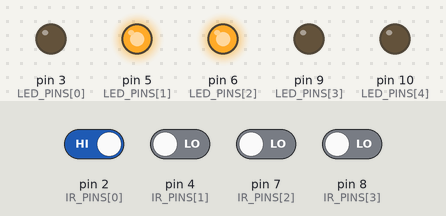
Recording of a sketch running on a simulated Arduino Uno, built with avr-gcc and run on an emulated ATmega328P. Parts: output pins drawn as LEDs (lit = HIGH). The test bench sets the inputs (shaded band); at power-on: pin 2 (IR_PINS[0]) HIGH, pin 4 (IR_PINS[1]), pin 7 (IR_PINS[2]), pin 8 (IR_PINS[3]) LOW.

Above: at 1.2 s.
1.3 s: pin 2 (IR_PINS[0]) driven LOW
At 2.3 s:
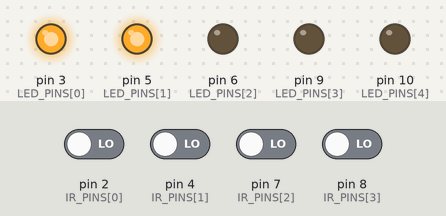
2.8 s: pin 2 (IR_PINS[0]) driven HIGH
At 3.6 s:
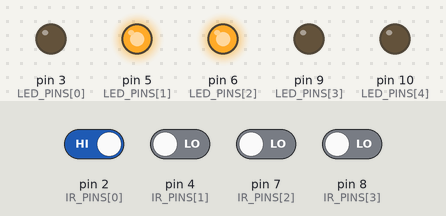
4.3 s: pin 4 (IR_PINS[1]) driven HIGH
At 4.8 s:
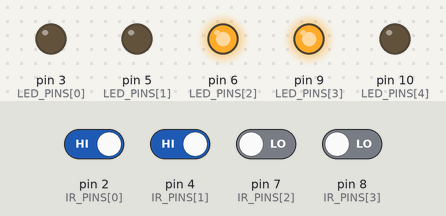
5.8 s: pin 7 (IR_PINS[2]) driven HIGH
At 7.0 s:
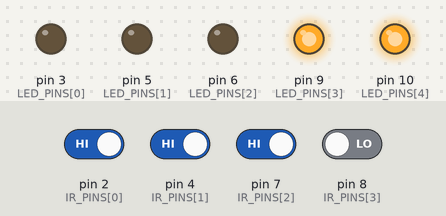
7.3 s: pin 7 (IR_PINS[2]) driven LOW
At 8.5 s:
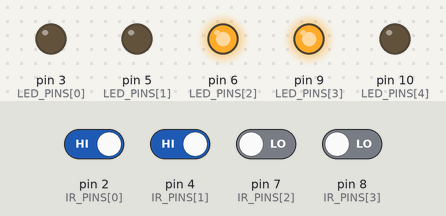
Timing chart, 0 to 9.8 s (numbered marks = the images above; inputs shaded):
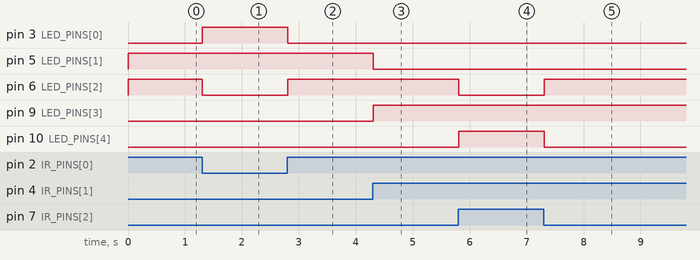

Measured:
- after the input at 1.3 s, pin 3 (LED_PINS[0]): LOW → HIGH at once; pin 6 (LED_PINS[2]): HIGH → LOW at once
- after the input at 2.8 s, pin 3 (LED_PINS[0]): HIGH → LOW at once; pin 6 (LED_PINS[2]): LOW → HIGH at once
- after the input at 4.3 s, pin 5 (LED_PINS[1]): HIGH → LOW at once; pin 9 (LED_PINS[3]): LOW → HIGH at once
- after the input at 5.8 s, pin 6 (LED_PINS[2]): HIGH → LOW at once; pin 10 (LED_PINS[4]): LOW → HIGH at once
- after the input at 7.3 s, pin 6 (LED_PINS[2]): LOW → HIGH at once; pin 10 (LED_PINS[4]): HIGH → LOW at once

The sketch:

E_STREET.ino
```cpp
/*
Code Name: E_Street
Author: RoboSiddhi

⚠ Warning

This project and its code are shared for learning and personal use only.
Commercial use, redistribution, or selling (in any form) of this code or
project is not allowed without proper permission.

                                                                                 .
              !^           .   ..   ..
              ??^~~~^.      ....:....
             :P5J?7?JY5.   ...^:::^..
            .BG5JY75&JYG   ...^:::^..
            .BBBP57?YYYG.   ....::::
             :YBBGYJ??Y?   .  .^ YGGY.
              :!BBBBY!:       .G??5BP^
            ~GP5P5??77!7:    .^J55Y!
           ^#57!7#5777!?57~:~77JG~
           ?#G5PB#57777!B5GG5YPJ.
          .BGYY&&BPY???J!!Y5Y7:
          :7!~!7777!!!!^

Description: E_Street is an automatice street lighting system in which if a vehical passes from the road
the lights of the street were glow automatically and when the vehical passes the lights were turn off it
uses arduino uno 5 ir sensor and 5 led.
Great for
learning robotics, DIY projects, and basic STEM applications.
*/
// --- Configuration Constants ---
const int FULL_BRIGHTNESS = 255;  // Full brightness for the LEDs
const int LIGHT_SPREAD = 1;       // How many lights AHEAD of the detected sensor to turn ON (1 = paired light + 1 next light)
const int NUM_PAIRS = 5;

// --- Pin Definitions ---
// Digital Pins for IR sensors (Inputs)
const int IR_PINS[NUM_PAIRS] = {2, 4, 7, 8, 12};
// PWM Digital Pins for LEDs (Outputs - using PWM pins for flexibility, but analogWrite(255) is essentially HIGH)
const int LED_PINS[NUM_PAIRS] = {3, 5, 6, 9, 10};

// --- Function Prototypes ---
void setAllLeds(int brightness);


void setup() {
  // Initialize all Sensor pins as inputs
  for (int i = 0; i < NUM_PAIRS; i++) {
    pinMode(IR_PINS[i], INPUT);
    // Initialize all LED pins as outputs
    pinMode(LED_PINS[i], OUTPUT);
  }

  // Start with all lights OFF
  setAllLeds(0);
  Serial.begin(9600); // For optional debugging
}

void loop() {

  // 1. Reset all lights to OFF (The "trailing" logic)
  // This is the CRITICAL step that ensures lights turn OFF behind the car.
  setAllLeds(0);

  // 2. Check for Vehicle Detection and Activate Lights
  // Iterate through the sensors from the start of the road (index 0)
  for (int i = 0; i < NUM_PAIRS; i++) {
    // Read the current sensor state
    // IR sensor is typically LOW when a car is detected
    if (digitalRead(IR_PINS[i]) == LOW) {

      // Car detected: Turn ON the light corresponding to this sensor and subsequent ones
      for (int j = 0; j <= LIGHT_SPREAD; j++) {
        int ledIndex = i + j;

        // Ensure the index is within the bounds of the LED array
        if (ledIndex < NUM_PAIRS) {
          // Turn on the light at full brightness
          analogWrite(LED_PINS[ledIndex], FULL_BRIGHTNESS);
        }
      }

      // CRITICAL: Break the loop after the first detection.
      // This ensures that the light activation is only controlled by the LEADING sensor.
      break;
    }
  }

  delay(50); // Small loop delay for stable readings
}


// --- Supporting Function ---

/**
 * Sets all road LEDs to a specified brightness level (0 for OFF, 255 for ON).
 */
void setAllLeds(int brightness) {
  for (int i = 0; i < NUM_PAIRS; i++) {
    // Using analogWrite for 0/255 is equivalent to LOW/HIGH but keeps the code flexible
    analogWrite(LED_PINS[i], brightness);
  }
}
```
